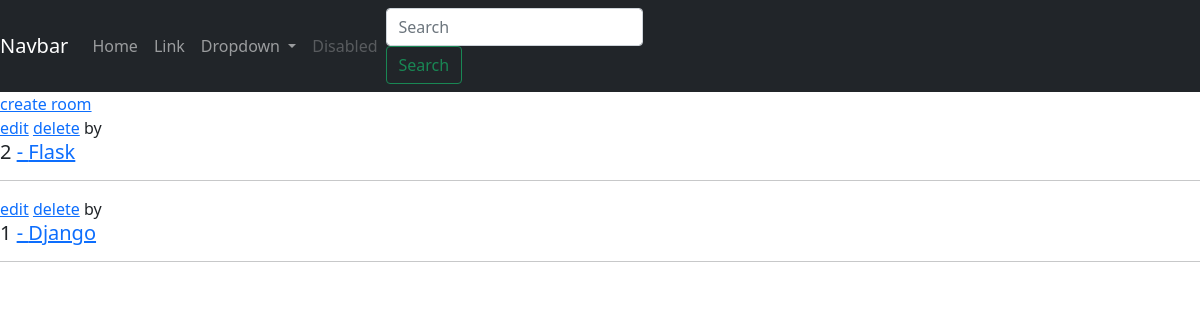
The app's page /, older data.
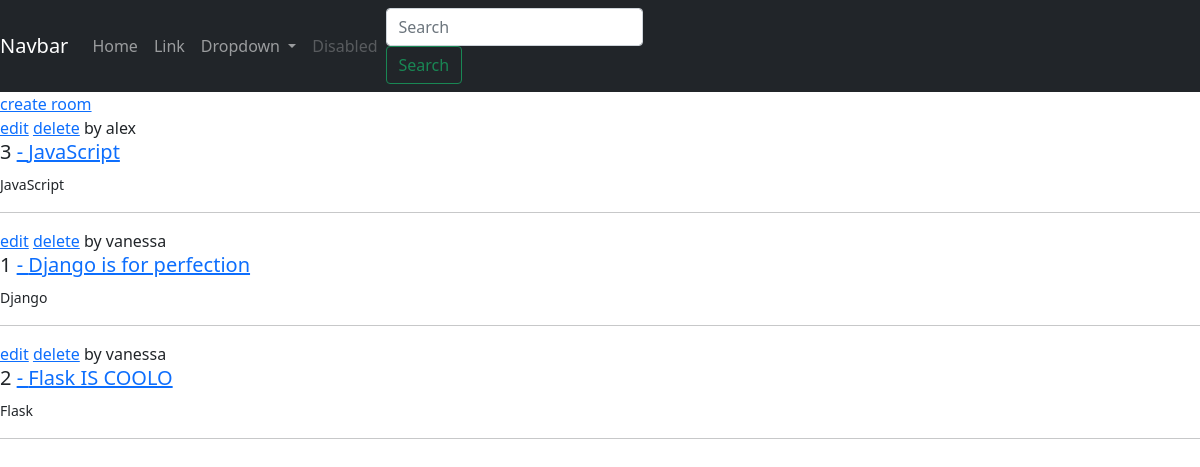
The same page, newer data.
### chatapp/models.py (models this page shows, shortened)
class Room(models.Model):
    name = models.CharField(max_length=50)
    description= models.TextField(null=True, blank=True)
    host=models.ForeignKey(User, on_delete=models.SET_NULL, null=True)
    topic=models.ForeignKey(Topic, on_delete=models.SET_NULL, null=True)
    updated=models.DateTimeField(auto_now=True)
    created=models.DateTimeField(auto_now_add=True)
    class Meta:
        ordering = ['-updated', '-created']

class Topic(models.Model):
    name=models.CharField(max_length=100)

### chatapp/views.py (the view)
# urls.py: path('', views.home, name='home'),
def home(request):
    rooms = Room.objects.all()
    context = {'rooms':rooms}
    return render(request, 'chatapp/home.html', context)

### chatapp/templates/chatapp/home.html
{% extends 'base.html' %}
{% block content %}
<div>
    <a href="{% url 'create-room' %}">create room</a>
    {% for room in rooms %}
        <div>
            <div>
                <a href="{% url 'update-room' room.id %}">edit</a>
                <a href="{% url 'delete-room' room.id %}">delete</a>
                <span>by {{room.host.username}}</span>
                <h5>
                    {{room.id}} <a href="{% url 'room' room.id %}"> - {{room.name}}</a>
                </h5>
                <small>{{room.topic.name}}</small>
                <hr>
            </div>
        </div>
    {% endfor %}
</div>
{% endblock content %}

Row changes from the older to the newer data that the page shows:
added Room: host.username "alex", id "3", name "JavaScript", topic.name "JavaScript"
changed Room "Django": host.username (not shown) → "vanessa"; name "Django" → "Django is for perfection"; topic.name (not shown) → "Django"; moves up the list
changed Room "Flask": host.username (not shown) → "vanessa"; name "Flask" → "Flask IS COOLO"; topic.name (not shown) → "Flask"
